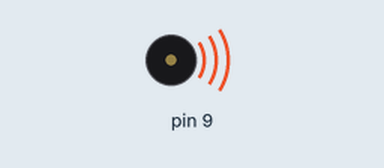
A sketch run on a simulated Arduino Uno, built with avr-gcc and run on an emulated ATmega328P. Shown: buzzer (waves = sounding). At 3.0 s the program stops and its outputs stay as they are.

Above: at 0.1 s.
At 3.1 s:
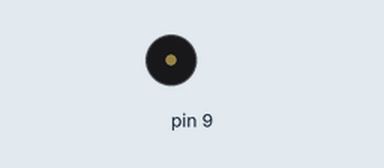
Timing chart, 0 to 4.5 s (numbered marks = the images above):
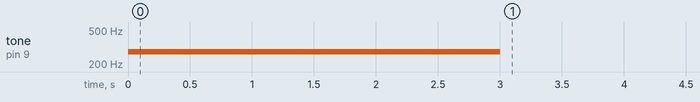

Measured:
- by itself, tone on pin 9: silent → 277 Hz at 0.00 s, → silent 3.0 s later

The sketch:

volume.ino
```cpp
#include <toneAC.h>

void setup() {} // Nothing to setup, just start playing!

void loop() {
//  for (unsigned long freq = 125; freq <= 15000; freq += 10) {
//    toneAC(freq,2); // Play the frequency (125 Hz to 15 kHz in 10 Hz steps).
//    delay(1);     // Wait 1 ms so you can hear it.
//  }
//  toneAC(); // Turn off toneAC, can also use noToneAC().
//
//  while(1); // Stop (so it doesn't repeat forever driving you crazy--you're welcome).

toneAC(277,10);
delay(1000);
toneAC();

toneAC(277,6);
delay(1000);
toneAC();

toneAC(277,2);
delay(1000);
toneAC();

while(6);
}
```
